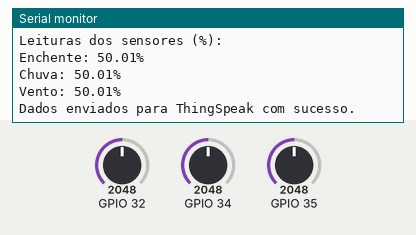
Bench run of a sketch on a simulated ESP32. On the bench: the last lines printed to the serial monitor. The inputs (shaded band) are chosen by the test bench; at power-on: GPIO 32 = 2048, GPIO 34 = 2048, GPIO 35 = 2048. WiFi joins after 1.5 s; servers stay silent unless stated; web services answer with replies made up by the test bench.

Above: at 2.7 s.
2.8 s: GPIO 32 set to 2866
14.2 s: GPIO 34 set to 2866
At 16.86 s:
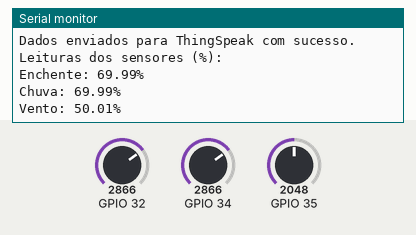
25.6 s: GPIO 35 set to 2866
At 33.4 s:
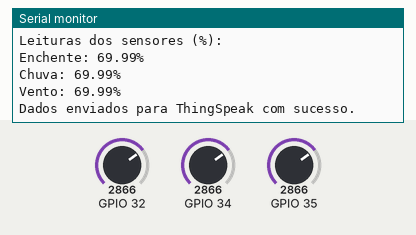
37.0 s: GPIO 32 set to 3603
At 47.27 s:
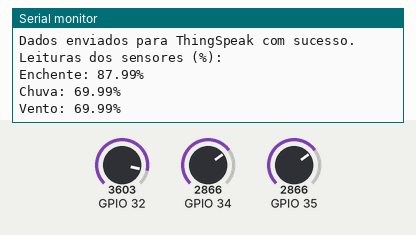
48.4 s: GPIO 34 set to 3603
At 48.9 s:
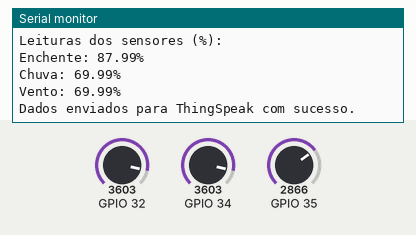
59.8 s: GPIO 35 set to 3603
At 63.9 s:
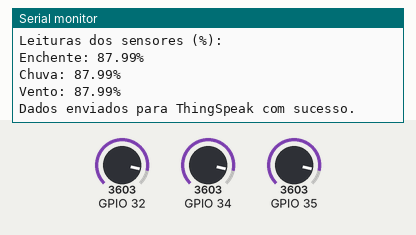
Timing chart, 0 to 65.4 s (numbered marks = the images above; inputs shaded):
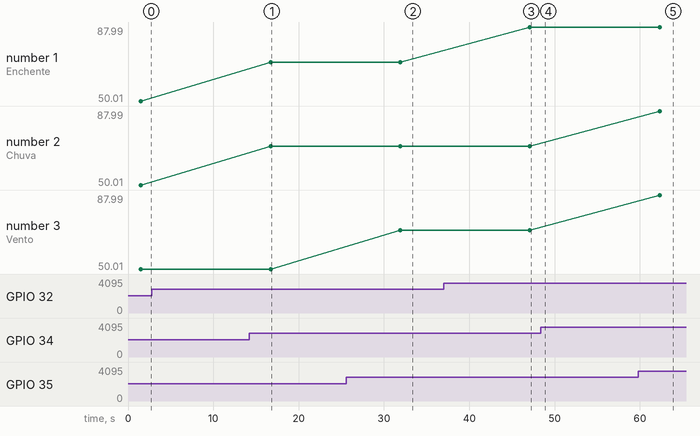

Measured:
- after the input at 14.2 s, the serial monitor: prints a new line after 2.5 s (image 1)
- after the input at 25.6 s, the serial monitor: prints a new line after 6.3 s (image 2)
- after the input at 37.0 s, the serial monitor: prints a new line after 10.1 s (image 3)
- after the input at 59.8 s, the serial monitor: prints a new line after 2.5 s (image 5)
- plotted number 1: 69.99 → 87.99 after the input at 37.0 s

The sketch:

sketch.ino
```cpp
/********************************************************************
 * Projeto: ORBIS - ESP32 com MQTT + ThingSpeak
 * Base: Envio de Dados MQTT com ESP32 - FIAP / André Tritiack
 * Adaptado por: Byte Bloom Tech e OpenAI (junho/2025)
 ********************************************************************/

#include <WiFi.h>
#include <HTTPClient.h>

// Dados da rede Wi-Fi
const char* SSID = "Wokwi-GUEST";
const char* PASSWORD = "";

// Dados do ThingSpeak
String apiKey = "QVQJY7J1ZWYJVQBB";
const char* server = "http://api.thingspeak.com/update";

// Função de conexão Wi-Fi
void conectaWiFi() {
  Serial.print("Conectando ao Wi-Fi");
  WiFi.begin(SSID, PASSWORD);
  while (WiFi.status() != WL_CONNECTED) {
    delay(500);
    Serial.print(".");
  }
  Serial.println("\n Wi-Fi conectado!");
}

void setup() {
  Serial.begin(115200);
  conectaWiFi();
}

void loop() {
  // Leitura dos sensores
  int rawEnchente = analogRead(32);
  int rawChuva = analogRead(34);
  int rawVento = analogRead(35);

  // Conversão dos valores para percentual (%)
  float percEnchente = (rawEnchente / 4095.0) * 100;
  float percChuva = (rawChuva / 4095.0) * 100;
  float percVento = (rawVento / 4095.0) * 100;

  // Exibir no Serial Monitor
  Serial.println("Leituras dos sensores (%):");
  Serial.println("Enchente: " + String(percEnchente, 2) + "%");
  Serial.println("Chuva: " + String(percChuva, 2) + "%");
  Serial.println("Vento: " + String(percVento, 2) + "%");

  // Envio para o ThingSpeak
  if (WiFi.status() == WL_CONNECTED) {
    HTTPClient http;

    // Monta URL de envio
    String url = String(server) + "?api_key=" + apiKey +
                 "&field1=" + String(percEnchente, 2) +
                 "&field2=" + String(percChuva, 2) +
                 "&field3=" + String(percVento, 2);

    http.begin(url);
    int httpResponseCode = http.GET();

    if (httpResponseCode > 0) {
      Serial.println("Dados enviados para ThingSpeak com sucesso.");
    } else {
      Serial.print("Erro ao enviar. Código HTTP: ");
      Serial.println(httpResponseCode);
    }

    http.end();
  } else {
    Serial.println("Wi-Fi desconectado. Tentando reconectar...");
    conectaWiFi();
  }

  delay(15000); // delay de 15 segundos do ThingSpeak
}
```
